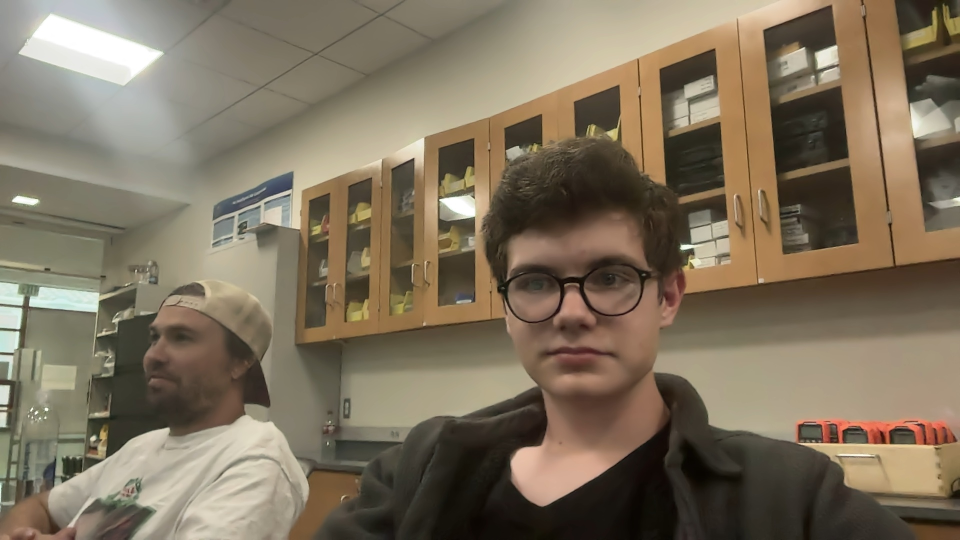
#> input picture assets/images/originals/camera_image0.jpg, 1920 x 1080 px, found by its file name (shown at 1/2 size); its folder holds only this picture in this run
$ python data_processing.py
#> lines starting #> are read from the running program, lines starting #| are printed output that depends on the picture
#> in preprocess_and_save_images, img is the input picture: shape (1080, 1920, 3); mean B, G, R 93.6, 113.7, 126.5
### lib/viola_jones.py
import cv2 as cv
import numpy as np
import os

def viola_jones(image, image_size):
#> called with image_size = 128
    grayscale_image = cv.cvtColor(image, cv.COLOR_BGR2GRAY)
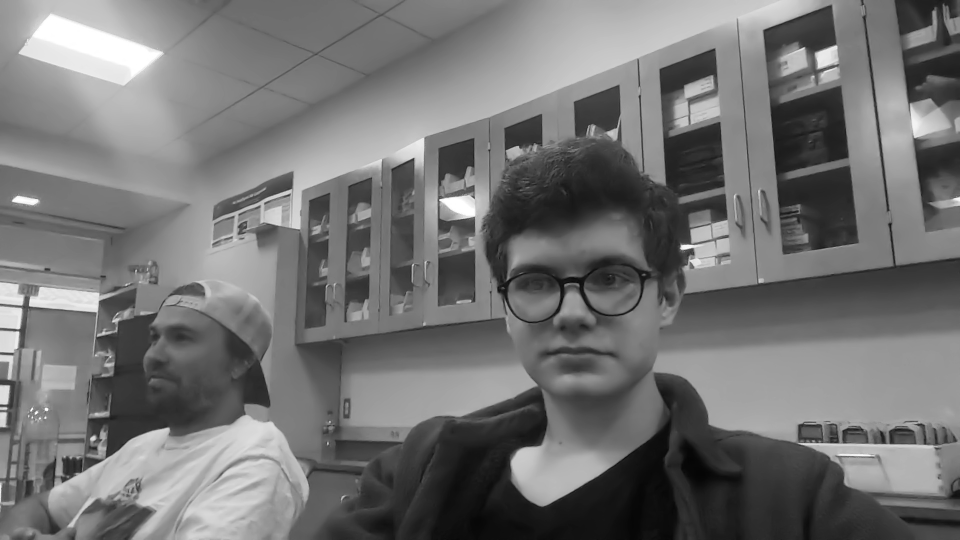
#> grayscale_image: shape (1080, 1920) (shown at 1/2 size); min 3, max 255, mean 115.2

    haar_classifiers_path = os.path.join(os.path.dirname(__file__), '../assets/haarcascade_frontalface_default.xml')
    face_cascade = cv.CascadeClassifier(haar_classifiers_path)

    faces = face_cascade.detectMultiScale(
        grayscale_image,
        scaleFactor=1.1,  # smaller step for image scale pyramid
        minNeighbors=3,  # higher value = fewer false positives
        minSize=(30, 30),  # minimum object size to detect
        flags=cv.CASCADE_SCALE_IMAGE
    )
#> faces = [[945, 397, 405, 405]]

    face_windows = []

    for (x, y, w, h) in faces:
        face_windows.append(cv.resize(np.array(grayscale_image[y:y + h, x:x + w]), (image_size, image_size)))
#> this loop made 1 pass
#> after the loop, face_windows = 1 item

    return face_windows, faces

### lib/data_processing.py
import os
import cv2 as cv
from lib.viola_jones import viola_jones

def read_image_into_set(file_name, image_size):
    file_path = os.path.join(os.path.dirname(__file__), '../assets/images/originals/' + file_name)
    new_file_path = os.path.join(os.path.dirname(__file__), '../assets/images/training/')

    original = cv.imread(file_path)

    face_windows = viola_jones(original, image_size)[0]
    index = 0
    for win in face_windows:
        cv.imwrite(f"{new_file_path}{index}{file_name}", win)
        index += 1

def preprocess_and_save_images(input_folder, output_folder, image_size=128):
    """
    Reads all images from input_folder, converts to grayscale,
    center-crops them to square, resizes to image_size,
    saves to output_folder, and deletes the original.
    """
    if not os.path.exists(output_folder):
        os.makedirs(output_folder)

    i = 0

    for filename in os.listdir(input_folder):
        input_path = os.path.join(input_folder, filename)

        if filename.lower().endswith((".png", ".jpg", ".jpeg", ".bmp", ".tif")):
            img = cv.imread(input_path)

            if img is None:
                print(f"⚠️ Could not read {filename}, skipping.")
                continue

            processed = viola_jones(img, image_size)[0]
#> processed = 1 item
            output_path = os.path.join(output_folder)
            j = 0

            for img in processed:
                cv.imwrite(f"{output_path}/Sammy{i}{j}.png", img)
                j += 1
#> this loop made 1 pass
#> j on pass 1: 1
#> pass 1, in preprocess_and_save_images, `cv.imwrite(f"{output_path}/Sammy{i}{j}.png", img)`:
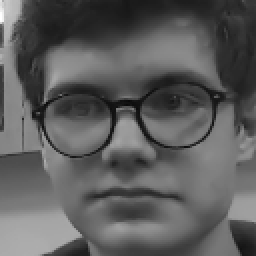
#> saved as Sammy00.png: shape (128, 128) (shown 2 times larger); min 9, max 255, mean 92.8
#> after the loop, j = 1

            os.remove(input_path)
            print(f"🗑️ Deleted original: {input_path}")
            i += 1


if __name__ == "__main__":
    path = os.getcwd()
    input_folder = r"C:\Users\dream\OneDrive\Desktop\python3.12\COMP-445-Final-Project\assets\images\originals"
    output_folder = r"C:\Users\dream\OneDrive\Desktop\python3.12\COMP-445-Final-Project\assets\images\training\Sammy"

    preprocess_and_save_images(input_folder, output_folder)

$ run again, on assets/images/originals/img.png
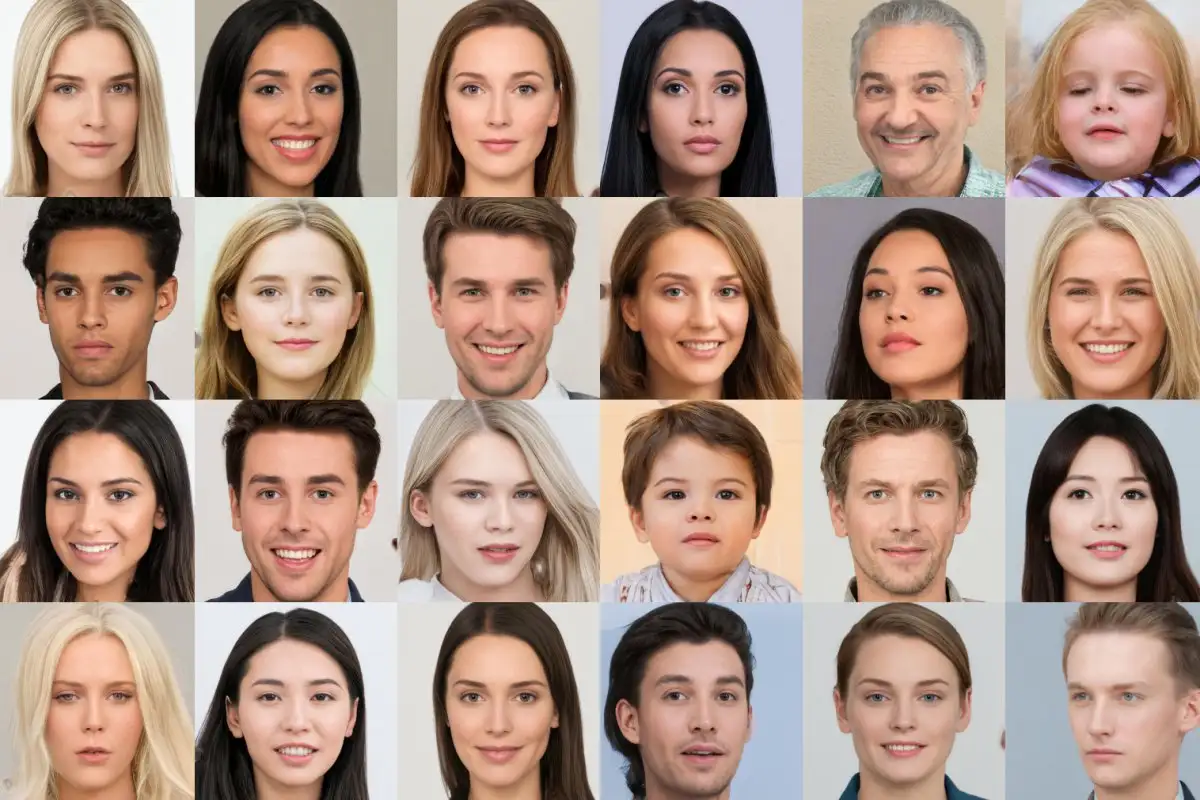
#> input picture assets/images/originals/img.png, 1200 x 800 px, found by its file name
#> in preprocess_and_save_images, img is the input picture: shape (800, 1200, 3); mean B, G, R 131.7, 145.3, 170.8
#> faces = 25 rows, first 6: [432, 38, 132, 132], [28, 41, 129, 129], [31, 647, 126, 126], [433, 645, 132, 132], [24, 235, 142, 142], [836, 642, 135, 135]
#> the loop in viola_jones, `for (x, y, w, h) in faces:` made 25 passes
#> after the loop in viola_jones, `for (x, y, w, h) in faces:`: face_windows = 25 items
#> the loop in preprocess_and_save_images, `for img in processed:` made 25 passes
#> pass 1, in preprocess_and_save_images, `cv.imwrite(f"{output_path}/Sammy{i}{j}.png", img)`:
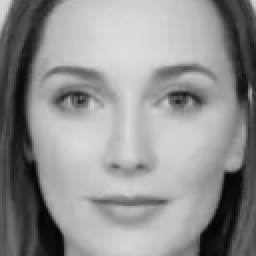
#> saved as Sammy00.png: shape (128, 128) (shown 2 times larger); min 3, max 220, mean 144.6
#> pass 2, in preprocess_and_save_images, `cv.imwrite(f"{output_path}/Sammy{i}{j}.png", img)`:
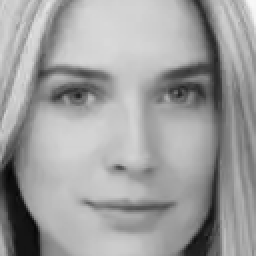
#> saved as Sammy01.png: shape (128, 128) (shown 2 times larger); min 6, max 248, mean 158.5
#> after the loop in preprocess_and_save_images, `for img in processed:`: j = 25

$ run again, on assets/images/originals/img_2.png
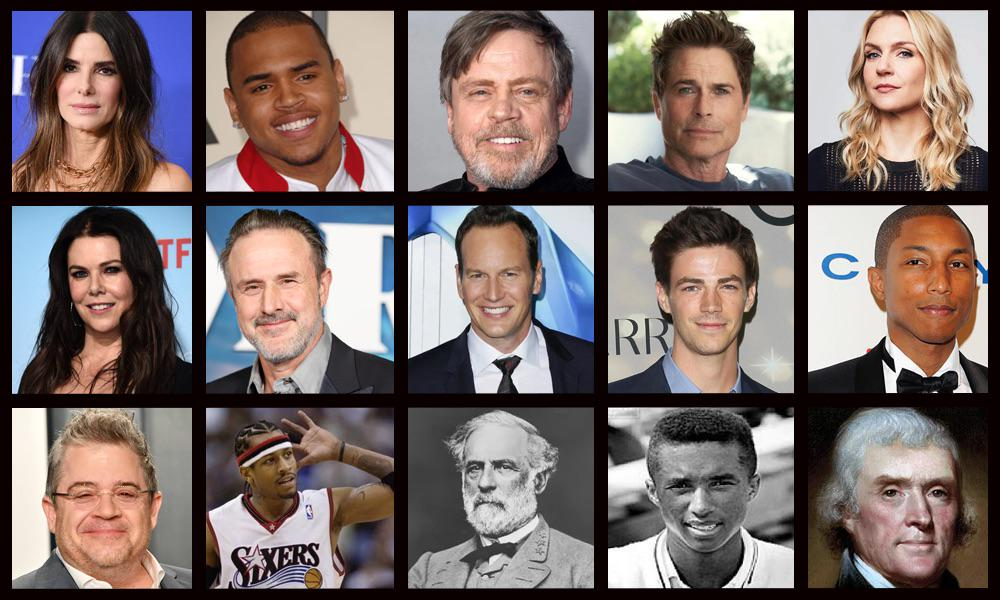
#> input picture assets/images/originals/img_2.png, 1000 x 600 px, found by its file name
#> in preprocess_and_save_images, img is the input picture: shape (600, 1000, 3); mean B, G, R 105.8, 108.6, 122.3
#> faces = 15 rows, first 6: [47, 39, 81, 81], [846, 21, 82, 82], [657, 55, 94, 94], [55, 240, 84, 84], [451, 242, 84, 84], [663, 250, 95, 95]
#> the loop in viola_jones, `for (x, y, w, h) in faces:` made 15 passes
#> after the loop in viola_jones, `for (x, y, w, h) in faces:`: face_windows = 15 items
#> the loop in preprocess_and_save_images, `for img in processed:` made 15 passes
#> pass 1, in preprocess_and_save_images, `cv.imwrite(f"{output_path}/Sammy{i}{j}.png", img)`:
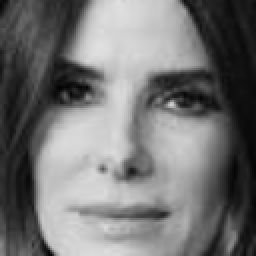
#> saved as Sammy00.png: shape (128, 128) (shown 2 times larger); min 4, max 224, mean 115.9
#> pass 2, in preprocess_and_save_images, `cv.imwrite(f"{output_path}/Sammy{i}{j}.png", img)`:
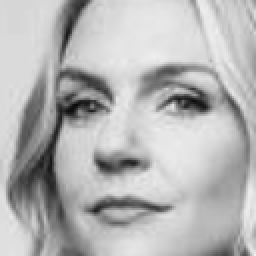
#> saved as Sammy01.png: shape (128, 128) (shown 2 times larger); min 10, max 241, mean 180.8
#> after the loop in preprocess_and_save_images, `for img in processed:`: j = 15

$ run again, on assets/images/originals/test.jpg
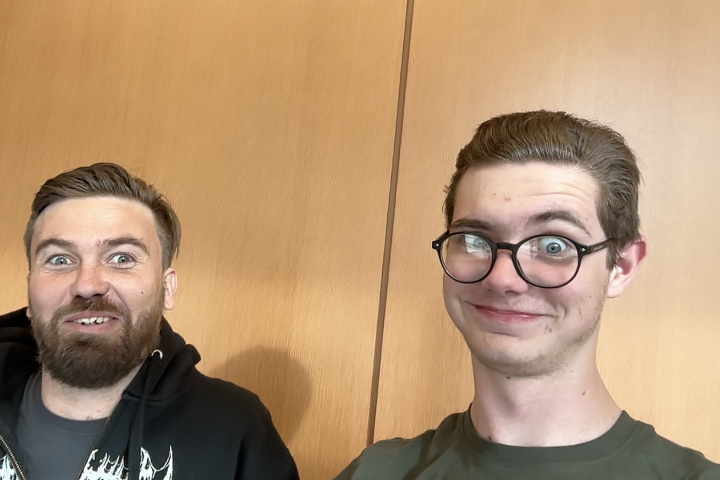
#> input picture assets/images/originals/test.jpg, 1440 x 960 px, found by its file name (shown at 1/2 size)
#> in preprocess_and_save_images, img is the input picture: shape (960, 1440, 3); mean B, G, R 112.6, 145.8, 178.1
#> faces = [[30, 395, 312, 312], [823, 304, 417, 417]]
#> the loop in viola_jones, `for (x, y, w, h) in faces:` made 2 passes
#> after the loop in viola_jones, `for (x, y, w, h) in faces:`: face_windows = 2 items
#> the loop in preprocess_and_save_images, `for img in processed:` made 2 passes
#> j on passes 1 to 2: 1, 2
#> pass 1, in preprocess_and_save_images, `cv.imwrite(f"{output_path}/Sammy{i}{j}.png", img)`:
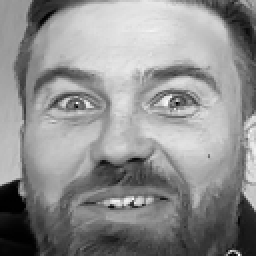
#> saved as Sammy00.png: shape (128, 128) (shown 2 times larger); min 0, max 253, mean 142.7
#> pass 2, in preprocess_and_save_images, `cv.imwrite(f"{output_path}/Sammy{i}{j}.png", img)`:
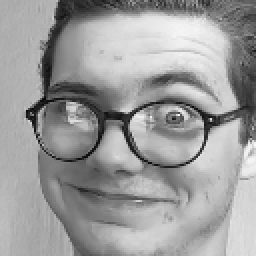
#> saved as Sammy01.png: shape (128, 128) (shown 2 times larger); min 5, max 249, mean 156.3
#> after the loop in preprocess_and_save_images, `for img in processed:`: j = 2
